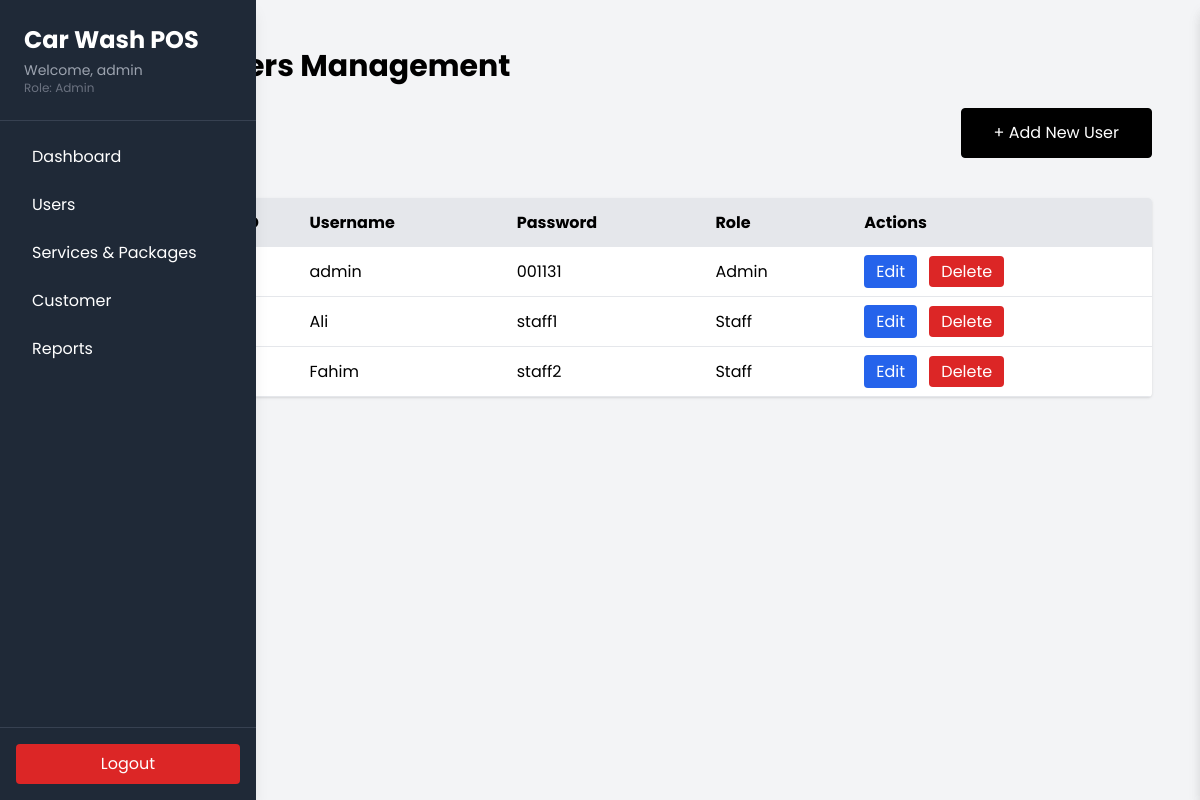
The page /pages/admin/users.php (signed in) on the database its author committed.
### tables this page shows
CREATE TABLE `users` (
  `id` int(11) NOT NULL,
  `username` varchar(50) NOT NULL,
  `password` varchar(100) NOT NULL,
  `role` enum('admin','staff') DEFAULT 'staff'
);

### pages/admin/users.php (the view, shortened to what this page needs)
<?php
require_once '../../connection.php';
include '../../components/sidebar.php';
$result = $conn->query("SELECT id, username, password, role FROM users ORDER BY id ASC");
$users = $result->fetch_all(MYSQLI_ASSOC);
?>
<!DOCTYPE html>
<html lang="en">
<head>
    <script src="https://cdn.tailwindcss.com"></script>
</head>
<body class="bg-gray-100 min-h-screen p-6">
    <div class="max-w-5xl mx-auto">
        <h1 class="text-3xl font-bold mb-6">Users Management</h1>
        <div class="flex justify-end mb-10">
        <button
            type="button"
            id="openSheetBtn"
            class="text-white cursor-pointer border border-black rounded px-8 py-3 bg-black transition-transform duration-200 hover:text-black hover:-translate-x-1 hover:-translate-y-1 hover:bg-pink-300 hover:shadow-[0.25rem_0.25rem_0_0_black] active:translate-x-0 active:translate-y-0 active:shadow-none"
            >
            + Add New User
        </button>
        </div>
        <table class="w-full bg-white rounded shadow overflow-hidden">
            <thead class="bg-gray-200">
                <tr>
                    <th class="py-3 px-4 text-center">ID</th>
                    <th class="py-3 px-4 text-left">Username</th>
                    <th class="py-3 px-4 text-left">Password</th>
                    <th class="py-3 px-4 text-left">Role</th>
                    <th class="py-3 px-4 text-left">Actions</th>
                </tr>
            </thead>
            <tbody>
                <?php $i = 1; foreach ($users as $user): ?>
                    <tr class="border-b hover:bg-gray-50">
                        <td class="py-2 px-4 text-center"><?= $i++ ?></td>
                        <td class="py-2 px-4"><?= htmlspecialchars($user['username']) ?></td>
                        <td class="py-2 px-4"><?= htmlspecialchars($user['password']) ?></td>
                        <td class="py-2 px-4 capitalize"><?= htmlspecialchars($user['role']) ?></td>
                        <td class="py-2 px-4">
                            <button onclick="openEditSheet(<?= htmlspecialchars(json_encode($user)) ?>)"
                                    class="px-3 py-1 bg-blue-600 text-white rounded hover:bg-blue-700 mr-2">
                                Edit
                            </button>
                            <?php if ($user['id'] !== $_SESSION['user_id']): ?>
                                <a href="?delete=<?= $user['id'] ?>"
                                   onclick="return confirm('Are you sure you want to delete this user?')"
                                   class="px-3 py-1 bg-red-600 text-white rounded hover:bg-red-700">
                                    Delete
                                </a>
                            <?php endif; ?>
                        </td>
                    </tr>
                <?php endforeach; ?>
            </tbody>
        </table>
    </div>
</body>
</html>

### pages/admin/users.php (style rules this page uses)
body { font-family: 'Poppins', sans-serif; }

### rows shown on the page
users: username "admin", password "001131", role "Admin"
users: username "Ali", password "staff1", role "Staff"
users: username "Fahim", password "staff2", role "Staff"

### other values the page prints
$username "admin"
$role "Admin"
